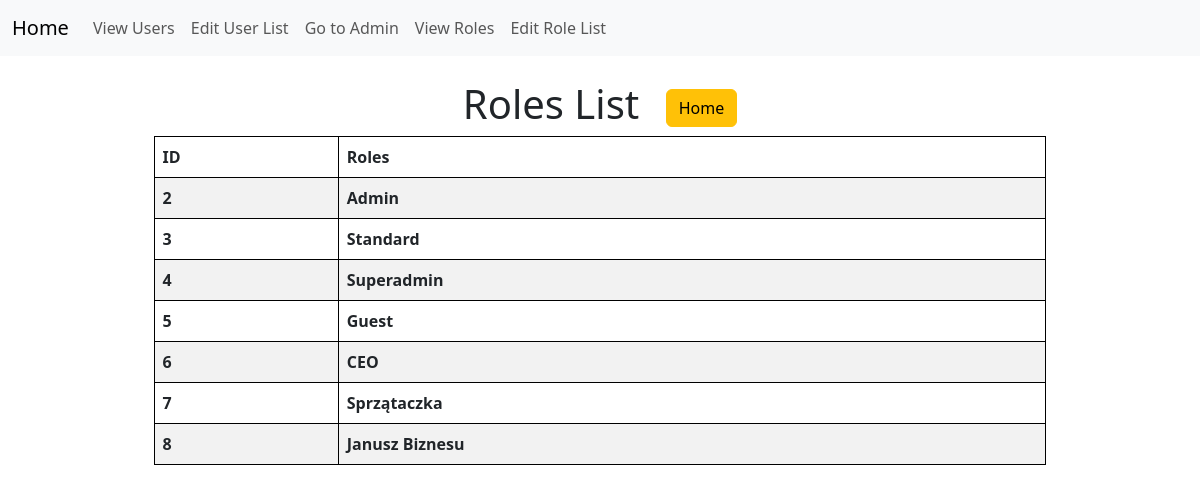
Screenshot of /roles/ with the database file from the repository.
### myapp/models.py (models this page shows, shortened)
class RoleProfile(models.Model):
    name = models.CharField(max_length=100)

### myapp/views.py (the view)
# urls.py: path('roles/', user_roles, name='user-roles'),
def user_roles(request):
    roles = RoleProfile.objects.all()  # Fetch all users from the database
    return render(request, 'myapp/roles_list.html', {'roles': roles})

### myapp/templates/myapp/roles_list.html (shortened to what this page needs)
{% extends 'myapp/base.html' %}
{% load static %}
{% block content %}
<head>
    <link rel="stylesheet" href="{% static 'css/bootstrap.min.css' %}">
</head>
<body>
    <h1 class="text-center">
        Roles List
        <a href="{% url 'home' %}" class="btn btn-warning ms-3">Home</a>
    </h1>
    <table class="table table-striped table-hover mx-auto" style="width: 80%;">
        <thead>
            <tr>
                <th scope="col">ID</th>
                <th scope="col">Roles</th>
            </tr>
        </thead>
        <tbody>
            {% for role in roles %}
            <tr>
                <th scope="row">{{ role.id }}</th>
                <th scope="row">{{ role.name }}</th>
            </tr>
            {% empty %}
            <tr>
                <td colspan="3">No roles available.</td>
            </tr>
            {% endfor %}
        </tbody>
    </table>
</body>
{% endblock content %}

### myapp/templates/myapp/base.html (style rules this page uses)
body { font-family: Arial, sans-serif; text-align: center; }

### myapp/templates/myapp/roles_list.html (style rules this page uses)
table { width: 100%; border-collapse: collapse; }
table, th, td { border: 1px solid black; }
th, td { padding: 8px; text-align: left; }
th { background-color: #f2f2f2; }

### rows the page displays
RoleProfile: id "2", name "Admin"
RoleProfile: id "3", name "Standard"
RoleProfile: id "4", name "Superadmin"
RoleProfile: id "5", name "Guest"
RoleProfile: id "6", name "CEO"
RoleProfile: id "7", name "Sprzątaczka"
RoleProfile: id "8", name "Janusz Biznesu"
